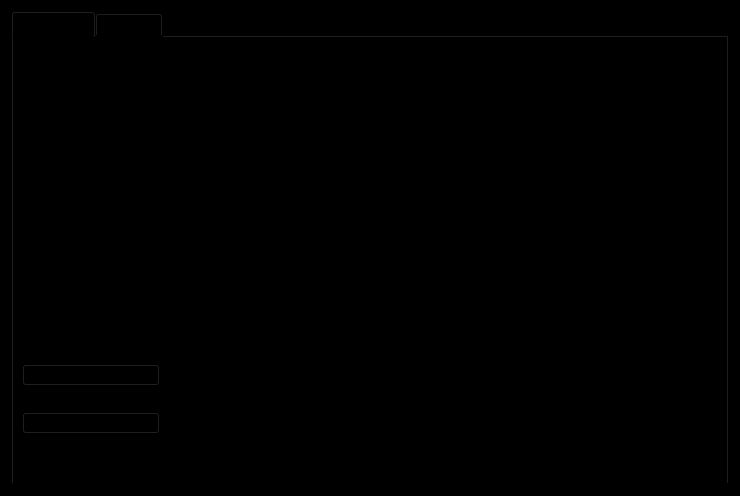
<?xml version="1.0" encoding="UTF-8"?>
<ui version="4.0">
 <class>RPCConsole</class>
 <widget class="QDialog" name="RPCConsole">
  <property name="geometry">
   <rect>
    <x>0</x>
    <y>0</y>
    <width>740</width>
    <height>496</height>
   </rect>
  </property>
  <property name="palette">
   <palette>
    <active>
     <colorrole role="WindowText">
      <brush brushstyle="SolidPattern">
       <color alpha="255">
        <red>0</red>
        <green>0</green>
        <blue>0</blue>
       </color>
      </brush>
     </colorrole>
     <colorrole role="Button">
      <brush brushstyle="SolidPattern">
       <color alpha="255">
        <red>0</red>
        <green>0</green>
        <blue>0</blue>
       </color>
      </brush>
     </colorrole>
     <colorrole role="Light">
      <brush brushstyle="SolidPattern">
       <color alpha="255">
        <red>255</red>
        <green>255</green>
        <blue>255</blue>
       </color>
      </brush>
     </colorrole>
     <colorrole role="Midlight">
      <brush brushstyle="SolidPattern">
       <color alpha="255">
        <red>224</red>
        <green>254</green>
        <blue>218</blue>
       </color>
      </brush>
     </colorrole>
     <colorrole role="Dark">
      <brush brushstyle="SolidPattern">
       <color alpha="255">
        <red>96</red>
        <green>126</green>
        <blue>90</blue>
       </color>
      </brush>
     </colorrole>
     <colorrole role="Mid">
      <brush brushstyle="SolidPattern">
       <color alpha="255">
        <red>129</red>
        <green>169</green>
        <blue>121</blue>
       </color>
      </brush>
     </colorrole>
     <colorrole role="Text">
      <brush brushstyle="SolidPattern">
       <color alpha="255">
        <red>0</red>
        <green>0</green>
        <blue>0</blue>
       </color>
      </brush>
     </colorrole>
     <colorrole role="BrightText">
      <brush brushstyle="SolidPattern">
       <color alpha="255">
        <red>255</red>
        <green>255</green>
        <blue>255</blue>
       </color>
      </brush>
     </colorrole>
     <colorrole role="ButtonText">
      <brush brushstyle="SolidPattern">
       <color alpha="255">
        <red>0</red>
        <green>0</green>
        <blue>0</blue>
       </color>
      </brush>
     </colorrole>
     <colorrole role="Base">
      <brush brushstyle="SolidPattern">
       <color alpha="255">
        <red>0</red>
        <green>0</green>
        <blue>0</blue>
       </color>
      </brush>
     </colorrole>
     <colorrole role="Window">
      <brush brushstyle="SolidPattern">
       <color alpha="255">
        <red>0</red>
        <green>0</green>
        <blue>0</blue>
       </color>
      </brush>
     </colorrole>
     <colorrole role="Shadow">
      <brush brushstyle="SolidPattern">
       <color alpha="255">
        <red>0</red>
        <green>0</green>
        <blue>0</blue>
       </color>
      </brush>
     </colorrole>
     <colorrole role="AlternateBase">
      <brush brushstyle="SolidPattern">
       <color alpha="255">
        <red>224</red>
        <green>254</green>
        <blue>218</blue>
       </color>
      </brush>
     </colorrole>
     <colorrole role="ToolTipBase">
      <brush brushstyle="SolidPattern">
       <color alpha="255">
        <red>255</red>
        <green>255</green>
        <blue>220</blue>
       </color>
      </brush>
     </colorrole>
     <colorrole role="ToolTipText">
      <brush brushstyle="SolidPattern">
       <color alpha="255">
        <red>0</red>
        <green>0</green>
        <blue>0</blue>
       </color>
      </brush>
     </colorrole>
    </active>
    <inactive>
     <colorrole role="WindowText">
      <brush brushstyle="SolidPattern">
       <color alpha="255">
        <red>0</red>
        <green>0</green>
        <blue>0</blue>
       </color>
      </brush>
     </colorrole>
     <colorrole role="Button">
      <brush brushstyle="SolidPattern">
       <color alpha="255">
        <red>0</red>
        <green>0</green>
        <blue>0</blue>
       </color>
      </brush>
     </colorrole>
     <colorrole role="Light">
      <brush brushstyle="SolidPattern">
       <color alpha="255">
        <red>255</red>
        <green>255</green>
        <blue>255</blue>
       </color>
      </brush>
     </colorrole>
     <colorrole role="Midlight">
      <brush brushstyle="SolidPattern">
       <color alpha="255">
        <red>224</red>
        <green>254</green>
        <blue>218</blue>
       </color>
      </brush>
     </colorrole>
     <colorrole role="Dark">
      <brush brushstyle="SolidPattern">
       <color alpha="255">
        <red>96</red>
        <green>126</green>
        <blue>90</blue>
       </color>
      </brush>
     </colorrole>
     <colorrole role="Mid">
      <brush brushstyle="SolidPattern">
       <color alpha="255">
        <red>129</red>
        <green>169</green>
        <blue>121</blue>
       </color>
      </brush>
     </colorrole>
     <colorrole role="Text">
      <brush brushstyle="SolidPattern">
       <color alpha="255">
        <red>0</red>
        <green>0</green>
        <blue>0</blue>
       </color>
      </brush>
     </colorrole>
     <colorrole role="BrightText">
      <brush brushstyle="SolidPattern">
       <color alpha="255">
        <red>255</red>
        <green>255</green>
        <blue>255</blue>
       </color>
      </brush>
     </colorrole>
     <colorrole role="ButtonText">
      <brush brushstyle="SolidPattern">
       <color alpha="255">
        <red>0</red>
        <green>0</green>
        <blue>0</blue>
       </color>
      </brush>
     </colorrole>
     <colorrole role="Base">
      <brush brushstyle="SolidPattern">
       <color alpha="255">
        <red>0</red>
        <green>0</green>
        <blue>0</blue>
       </color>
      </brush>
     </colorrole>
     <colorrole role="Window">
      <brush brushstyle="SolidPattern">
       <color alpha="255">
        <red>0</red>
        <green>0</green>
        <blue>0</blue>
       </color>
      </brush>
     </colorrole>
     <colorrole role="Shadow">
      <brush brushstyle="SolidPattern">
       <color alpha="255">
        <red>0</red>
        <green>0</green>
        <blue>0</blue>
       </color>
      </brush>
     </colorrole>
     <colorrole role="AlternateBase">
      <brush brushstyle="SolidPattern">
       <color alpha="255">
        <red>224</red>
        <green>254</green>
        <blue>218</blue>
       </color>
      </brush>
     </colorrole>
     <colorrole role="ToolTipBase">
      <brush brushstyle="SolidPattern">
       <color alpha="255">
        <red>255</red>
        <green>255</green>
        <blue>220</blue>
       </color>
      </brush>
     </colorrole>
     <colorrole role="ToolTipText">
      <brush brushstyle="SolidPattern">
       <color alpha="255">
        <red>0</red>
        <green>0</green>
        <blue>0</blue>
       </color>
      </brush>
     </colorrole>
    </inactive>
    <disabled>
     <colorrole role="WindowText">
      <brush brushstyle="SolidPattern">
       <color alpha="255">
        <red>96</red>
        <green>126</green>
        <blue>90</blue>
       </color>
      </brush>
     </colorrole>
     <colorrole role="Button">
      <brush brushstyle="SolidPattern">
       <color alpha="255">
        <red>0</red>
        <green>0</green>
        <blue>0</blue>
       </color>
      </brush>
     </colorrole>
     <colorrole role="Light">
      <brush brushstyle="SolidPattern">
       <color alpha="255">
        <red>255</red>
        <green>255</green>
        <blue>255</blue>
       </color>
      </brush>
     </colorrole>
     <colorrole role="Midlight">
      <brush brushstyle="SolidPattern">
       <color alpha="255">
        <red>224</red>
        <green>254</green>
        <blue>218</blue>
       </color>
      </brush>
     </colorrole>
     <colorrole role="Dark">
      <brush brushstyle="SolidPattern">
       <color alpha="255">
        <red>96</red>
        <green>126</green>
        <blue>90</blue>
       </color>
      </brush>
     </colorrole>
     <colorrole role="Mid">
      <brush brushstyle="SolidPattern">
       <color alpha="255">
        <red>129</red>
        <green>169</green>
        <blue>121</blue>
       </color>
      </brush>
     </colorrole>
     <colorrole role="Text">
      <brush brushstyle="SolidPattern">
       <color alpha="255">
        <red>96</red>
        <green>126</green>
        <blue>90</blue>
       </color>
      </brush>
     </colorrole>
     <colorrole role="BrightText">
      <brush brushstyle="SolidPattern">
       <color alpha="255">
        <red>255</red>
        <green>255</green>
        <blue>255</blue>
       </color>
      </brush>
     </colorrole>
     <colorrole role="ButtonText">
      <brush brushstyle="SolidPattern">
       <color alpha="255">
        <red>96</red>
        <green>126</green>
        <blue>90</blue>
       </color>
      </brush>
     </colorrole>
     <colorrole role="Base">
      <brush brushstyle="SolidPattern">
       <color alpha="255">
        <red>0</red>
        <green>0</green>
        <blue>0</blue>
       </color>
      </brush>
     </colorrole>
     <colorrole role="Window">
      <brush brushstyle="SolidPattern">
       <color alpha="255">
        <red>0</red>
        <green>0</green>
        <blue>0</blue>
       </color>
      </brush>
     </colorrole>
     <colorrole role="Shadow">
      <brush brushstyle="SolidPattern">
       <color alpha="255">
        <red>0</red>
        <green>0</green>
        <blue>0</blue>
       </color>
      </brush>
     </colorrole>
     <colorrole role="AlternateBase">
      <brush brushstyle="SolidPattern">
       <color alpha="255">
        <red>193</red>
        <green>253</green>
        <blue>181</blue>
       </color>
      </brush>
     </colorrole>
     <colorrole role="ToolTipBase">
      <brush brushstyle="SolidPattern">
       <color alpha="255">
        <red>255</red>
        <green>255</green>
        <blue>220</blue>
       </color>
      </brush>
     </colorrole>
     <colorrole role="ToolTipText">
      <brush brushstyle="SolidPattern">
       <color alpha="255">
        <red>0</red>
        <green>0</green>
        <blue>0</blue>
       </color>
      </brush>
     </colorrole>
    </disabled>
   </palette>
  </property>
  <property name="windowTitle">
   <string>limecoin - Debug window</string>
  </property>
  <property name="styleSheet">
   <string notr="true">background-color: rgb(0, 0, 0);</string>
  </property>
  <layout class="QVBoxLayout" name="verticalLayout_2">
   <item>
    <widget class="QTabWidget" name="tabWidget">
     <property name="styleSheet">
      <string notr="true">background-color: rgb(0, 0, 0);</string>
     </property>
     <property name="currentIndex">
      <number>0</number>
     </property>
     <widget class="QWidget" name="tab_info">
      <property name="styleSheet">
       <string notr="true">background-color: rgb(0, 0, 0);</string>
      </property>
      <attribute name="title">
       <string>&amp;Information</string>
      </attribute>
      <layout class="QGridLayout" name="gridLayout" columnstretch="0,1">
       <property name="horizontalSpacing">
        <number>12</number>
       </property>
       <item row="0" column="0">
        <widget class="QLabel" name="label_9">
         <property name="font">
          <font>
           <weight>75</weight>
           <bold>true</bold>
          </font>
         </property>
         <property name="text">
          <string>LimecoinX Core</string>
         </property>
        </widget>
       </item>
       <item row="1" column="0">
        <widget class="QLabel" name="label_5">
         <property name="text">
          <string>Client name</string>
         </property>
        </widget>
       </item>
       <item row="1" column="1">
        <widget class="QLabel" name="clientName">
         <property name="cursor">
          <cursorShape>IBeamCursor</cursorShape>
         </property>
         <property name="text">
          <string>N/A</string>
         </property>
         <property name="textFormat">
          <enum>Qt::PlainText</enum>
         </property>
         <property name="textInteractionFlags">
          <set>Qt::LinksAccessibleByMouse|Qt::TextSelectableByKeyboard|Qt::TextSelectableByMouse</set>
         </property>
        </widget>
       </item>
       <item row="2" column="0">
        <widget class="QLabel" name="label_6">
         <property name="text">
          <string>Client version</string>
         </property>
        </widget>
       </item>
       <item row="2" column="1">
        <widget class="QLabel" name="clientVersion">
         <property name="cursor">
          <cursorShape>IBeamCursor</cursorShape>
         </property>
         <property name="text">
          <string>N/A</string>
         </property>
         <property name="textFormat">
          <enum>Qt::PlainText</enum>
         </property>
         <property name="textInteractionFlags">
          <set>Qt::LinksAccessibleByMouse|Qt::TextSelectableByKeyboard|Qt::TextSelectableByMouse</set>
         </property>
        </widget>
       </item>
       <item row="3" column="0">
        <widget class="QLabel" name="label_14">
         <property name="text">
          <string>Using OpenSSL version</string>
         </property>
         <property name="indent">
          <number>10</number>
         </property>
        </widget>
       </item>
       <item row="3" column="1">
        <widget class="QLabel" name="openSSLVersion">
         <property name="cursor">
          <cursorShape>IBeamCursor</cursorShape>
         </property>
         <property name="text">
          <string>N/A</string>
         </property>
         <property name="textFormat">
          <enum>Qt::PlainText</enum>
         </property>
         <property name="textInteractionFlags">
          <set>Qt::LinksAccessibleByMouse|Qt::TextSelectableByKeyboard|Qt::TextSelectableByMouse</set>
         </property>
        </widget>
       </item>
       <item row="4" column="0">
        <widget class="QLabel" name="label_12">
         <property name="text">
          <string>Build date</string>
         </property>
        </widget>
       </item>
       <item row="4" column="1">
        <widget class="QLabel" name="buildDate">
         <property name="cursor">
          <cursorShape>IBeamCursor</cursorShape>
         </property>
         <property name="text">
          <string>N/A</string>
         </property>
         <property name="textFormat">
          <enum>Qt::PlainText</enum>
         </property>
         <property name="textInteractionFlags">
          <set>Qt::LinksAccessibleByMouse|Qt::TextSelectableByKeyboard|Qt::TextSelectableByMouse</set>
         </property>
        </widget>
       </item>
       <item row="5" column="0">
        <widget class="QLabel" name="label_13">
         <property name="text">
          <string>Startup time</string>
         </property>
        </widget>
       </item>
       <item row="5" column="1">
        <widget class="QLabel" name="startupTime">
         <property name="cursor">
          <cursorShape>IBeamCursor</cursorShape>
         </property>
         <property name="text">
          <string>N/A</string>
         </property>
         <property name="textFormat">
          <enum>Qt::PlainText</enum>
         </property>
         <property name="textInteractionFlags">
          <set>Qt::LinksAccessibleByMouse|Qt::TextSelectableByKeyboard|Qt::TextSelectableByMouse</set>
         </property>
        </widget>
       </item>
       <item row="6" column="0">
        <widget class="QLabel" name="label_11">
         <property name="font">
          <font>
           <weight>75</weight>
           <bold>true</bold>
          </font>
         </property>
         <property name="text">
          <string>LimecoinX Network</string>
         </property>
        </widget>
       </item>
       <item row="7" column="0">
        <widget class="QLabel" name="label_7">
         <property name="text">
          <string>Number of connections</string>
         </property>
        </widget>
       </item>
       <item row="7" column="1">
        <widget class="QLabel" name="numberOfConnections">
         <property name="cursor">
          <cursorShape>IBeamCursor</cursorShape>
         </property>
         <property name="text">
          <string>N/A</string>
         </property>
         <property name="textFormat">
          <enum>Qt::PlainText</enum>
         </property>
         <property name="textInteractionFlags">
          <set>Qt::LinksAccessibleByMouse|Qt::TextSelectableByKeyboard|Qt::TextSelectableByMouse</set>
         </property>
        </widget>
       </item>
       <item row="8" column="0">
        <widget class="QLabel" name="label_8">
         <property name="text">
          <string>On testnet</string>
         </property>
        </widget>
       </item>
       <item row="8" column="1">
        <widget class="QCheckBox" name="isTestNet">
         <property name="enabled">
          <bool>false</bool>
         </property>
         <property name="text">
          <string/>
         </property>
        </widget>
       </item>
       <item row="9" column="0">
        <widget class="QLabel" name="label_10">
         <property name="font">
          <font>
           <weight>75</weight>
           <bold>true</bold>
          </font>
         </property>
         <property name="text">
          <string>LimcoinX Block chain</string>
         </property>
        </widget>
       </item>
       <item row="10" column="0">
        <widget class="QLabel" name="label_3">
         <property name="text">
          <string>Current number of blocks</string>
         </property>
        </widget>
       </item>
       <item row="10" column="1">
        <widget class="QLabel" name="numberOfBlocks">
         <property name="cursor">
          <cursorShape>IBeamCursor</cursorShape>
         </property>
         <property name="text">
          <string>N/A</string>
         </property>
         <property name="textFormat">
          <enum>Qt::PlainText</enum>
         </property>
         <property name="textInteractionFlags">
          <set>Qt::LinksAccessibleByMouse|Qt::TextSelectableByKeyboard|Qt::TextSelectableByMouse</set>
         </property>
        </widget>
       </item>
       <item row="11" column="0">
        <widget class="QLabel" name="label_4">
         <property name="text">
          <string>Estimated total blocks</string>
         </property>
        </widget>
       </item>
       <item row="11" column="1">
        <widget class="QLabel" name="totalBlocks">
         <property name="cursor">
          <cursorShape>IBeamCursor</cursorShape>
         </property>
         <property name="text">
          <string>N/A</string>
         </property>
         <property name="textFormat">
          <enum>Qt::PlainText</enum>
         </property>
         <property name="textInteractionFlags">
          <set>Qt::LinksAccessibleByMouse|Qt::TextSelectableByKeyboard|Qt::TextSelectableByMouse</set>
         </property>
        </widget>
       </item>
       <item row="12" column="0">
        <widget class="QLabel" name="label_2">
         <property name="text">
          <string>Last block time</string>
         </property>
        </widget>
       </item>
       <item row="12" column="1">
        <widget class="QLabel" name="lastBlockTime">
         <property name="cursor">
          <cursorShape>IBeamCursor</cursorShape>
         </property>
         <property name="text">
          <string>N/A</string>
         </property>
         <property name="textFormat">
          <enum>Qt::PlainText</enum>
         </property>
         <property name="textInteractionFlags">
          <set>Qt::LinksAccessibleByMouse|Qt::TextSelectableByKeyboard|Qt::TextSelectableByMouse</set>
         </property>
        </widget>
       </item>
       <item row="13" column="0">
        <spacer name="verticalSpacer_2">
         <property name="orientation">
          <enum>Qt::Vertical</enum>
         </property>
         <property name="sizeHint" stdset="0">
          <size>
           <width>20</width>
           <height>20</height>
          </size>
         </property>
        </spacer>
       </item>
       <item row="14" column="0">
        <widget class="QLabel" name="labelDebugLogfile">
         <property name="font">
          <font>
           <weight>75</weight>
           <bold>true</bold>
          </font>
         </property>
         <property name="text">
          <string>Debug log file</string>
         </property>
        </widget>
       </item>
       <item row="15" column="0">
        <widget class="QPushButton" name="openDebugLogfileButton">
         <property name="toolTip">
          <string>Open the limecoin debug log file from the current data directory. This can take a few seconds for large log files.</string>
         </property>
         <property name="text">
          <string>&amp;Open</string>
         </property>
         <property name="autoDefault">
          <bool>false</bool>
         </property>
        </widget>
       </item>
       <item row="16" column="0">
        <widget class="QLabel" name="labelCLOptions">
         <property name="font">
          <font>
           <weight>75</weight>
           <bold>true</bold>
          </font>
         </property>
         <property name="text">
          <string>Command-line options</string>
         </property>
        </widget>
       </item>
       <item row="17" column="0">
        <widget class="QPushButton" name="showCLOptionsButton">
         <property name="toolTip">
          <string>Show the limecoin-Qt help message to get a list with possible limecoin command-line options.</string>
         </property>
         <property name="text">
          <string>&amp;Show</string>
         </property>
         <property name="autoDefault">
          <bool>false</bool>
         </property>
        </widget>
       </item>
       <item row="18" column="0">
        <spacer name="verticalSpacer">
         <property name="orientation">
          <enum>Qt::Vertical</enum>
         </property>
         <property name="sizeHint" stdset="0">
          <size>
           <width>20</width>
           <height>40</height>
          </size>
         </property>
        </spacer>
       </item>
      </layout>
     </widget>
     <widget class="QWidget" name="tab_console">
      <property name="styleSheet">
       <string notr="true">background-color: rgb(0, 0, 0);</string>
      </property>
      <attribute name="title">
       <string>&amp;Console</string>
      </attribute>
      <layout class="QVBoxLayout" name="verticalLayout_3">
       <property name="spacing">
        <number>3</number>
       </property>
       <item>
        <widget class="QTextEdit" name="messagesWidget">
         <property name="minimumSize">
          <size>
           <width>0</width>
           <height>100</height>
          </size>
         </property>
         <property name="styleSheet">
          <string notr="true">background-color: rgb(0, 0, 0);</string>
         </property>
         <property name="readOnly">
          <bool>true</bool>
         </property>
         <property name="tabKeyNavigation" stdset="0">
          <bool>false</bool>
         </property>
         <property name="columnCount" stdset="0">
          <number>2</number>
         </property>
        </widget>
       </item>
       <item>
        <layout class="QHBoxLayout" name="horizontalLayout">
         <property name="spacing">
          <number>3</number>
         </property>
         <item>
          <widget class="QLabel" name="label">
           <property name="text">
            <string notr="true">&gt;</string>
           </property>
          </widget>
         </item>
         <item>
          <widget class="QLineEdit" name="lineEdit"/>
         </item>
         <item>
          <widget class="QPushButton" name="clearButton">
           <property name="maximumSize">
            <size>
             <width>24</width>
             <height>24</height>
            </size>
           </property>
           <property name="toolTip">
            <string>Clear console</string>
           </property>
           <property name="text">
            <string/>
           </property>
           <property name="icon">
            <iconset resource="../bitcoin.qrc">
             <normaloff>:/icons/remove</normaloff>:/icons/remove</iconset>
           </property>
           <property name="shortcut">
            <string notr="true">Ctrl+L</string>
           </property>
           <property name="autoDefault">
            <bool>false</bool>
           </property>
          </widget>
         </item>
        </layout>
       </item>
      </layout>
     </widget>
    </widget>
   </item>
  </layout>
 </widget>
 <resources>
  <include location="../bitcoin.qrc"/>
 </resources>
 <connections/>
</ui>
